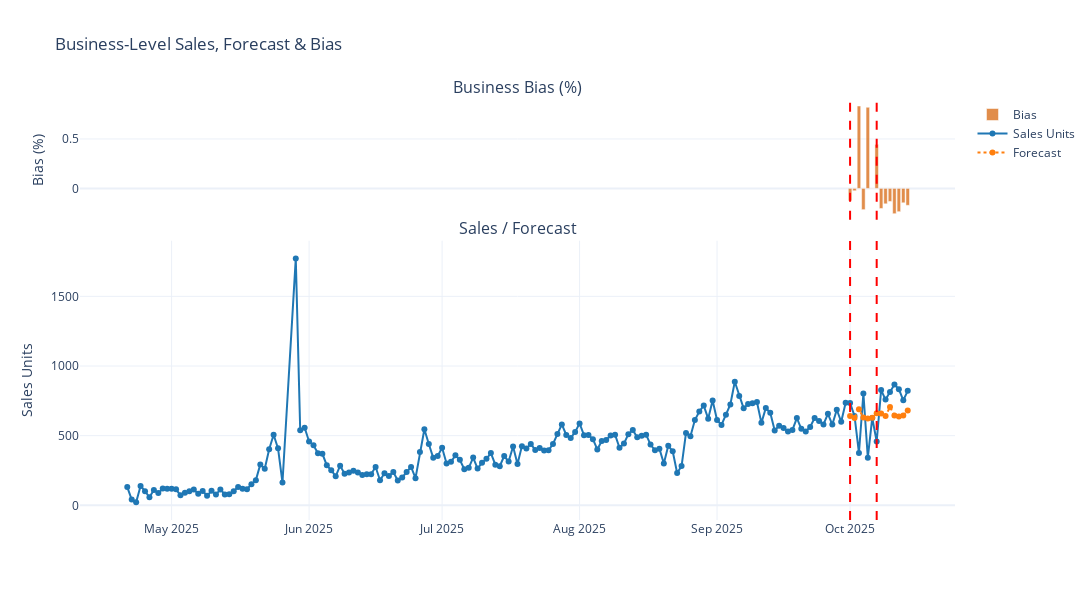

This figure's notebook cell:
### Code cell
pdf, plot = ED.plot_business_level(validation_data, EVALUATION_START_DATE=EVALUATION_START_DATE, EVALUATION_END_DATE=EVALUATION_END_DATE)
plot.show()

### Figure 1 — Plotly figure (JSON) as saved in the notebook; plotly's stock layout.template omitted (floating-point values rounded to 4 significant figures; data arrays with more than 128 entries replaced by an {"elided": "..."} marker saying what was removed)
{"data": [{"marker": {"color": "#D55E00"}, "name": "Bias", "opacity": 0.7, "type": "bar", "x": {"elided": "175 str values"}, "xaxis": "x", "y": {"elided": "175 float values"}, "yaxis": "y"}, {"line": {"color": "#1f77b4"}, "mode": "lines+markers", "name": "Sales Units", "type": "scatter", "x": {"elided": "175 str values"}, "xaxis": "x2", "y": {"elided": "175 int values"}, "yaxis": "y2"}, {"line": {"color": "#ff7f0e", "dash": "dot"}, "mode": "lines+markers", "name": "Forecast", "type": "scatter", "x": {"elided": "175 str values"}, "xaxis": "x2", "y": {"elided": "175 float values"}, "yaxis": "y2"}], "layout": {"annotations": [{"font": {"size": 16}, "showarrow": false, "text": "Business Bias (%)", "x": 0.5, "xanchor": "center", "xref": "paper", "y": 1, "yanchor": "bottom", "yref": "paper"}, {"font": {"size": 16}, "showarrow": false, "text": "Sales / Forecast", "x": 0.5, "xanchor": "center", "xref": "paper", "y": 0.665, "yanchor": "bottom", "yref": "paper"}], "height": 600, "shapes": [{"line": {"color": "#ff0000", "dash": "dash"}, "type": "line", "x0": "2025-10-01T00:00:00", "x1": "2025-10-01T00:00:00", "xref": "x", "y0": 0, "y1": 1, "yref": "y domain"}, {"line": {"color": "#ff0000", "dash": "dash"}, "type": "line", "x0": "2025-10-01T00:00:00", "x1": "2025-10-01T00:00:00", "xref": "x2", "y0": 0, "y1": 1, "yref": "y2 domain"}, {"line": {"color": "#ff0000", "dash": "dash"}, "type": "line", "x0": "2025-10-07T00:00:00", "x1": "2025-10-07T00:00:00", "xref": "x", "y0": 0, "y1": 1, "yref": "y domain"}, {"line": {"color": "#ff0000", "dash": "dash"}, "type": "line", "x0": "2025-10-07T00:00:00", "x1": "2025-10-07T00:00:00", "xref": "x2", "y0": 0, "y1": 1, "yref": "y2 domain"}], "title": {"text": "Business-Level Sales, Forecast & Bias"}, "width": 1100, "xaxis": {"anchor": "y", "domain": [0, 1], "matches": "x2", "showticklabels": false}, "xaxis2": {"anchor": "y2", "domain": [0, 1]}, "yaxis": {"anchor": "x", "domain": [0.715, 1], "title": {"text": "Bias (%)"}}, "yaxis2": {"anchor": "x2", "domain": [0, 0.665], "title": {"text": "Sales Units"}}}}
